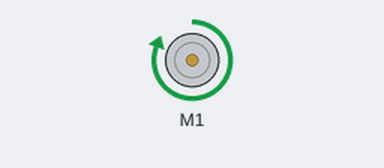
Bench run of a sketch on a simulated Arduino Uno, built with avr-gcc and run on an emulated ATmega328P. On the bench: DC motor (green arrow = forward, orange = backward, longer = faster).

Above: at 0.1 s.
Timing chart, 0 to 1.6 s (numbered marks = the images above):
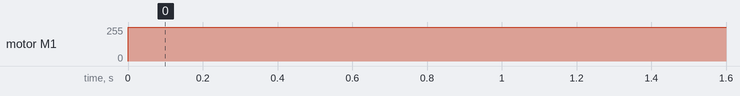

Measured:
- by itself, motor M1: stopped → forward 255/255 at 0.00 s

The sketch:

motor_blank_code.ino
```cpp
#include <Wire.h>
#include <Adafruit_MotorShield.h>
Adafruit_MotorShield AFMS = Adafruit_MotorShield(0x61);
Adafruit_DCMotor *motor1 = AFMS.getMotor(1);
Adafruit_DCMotor *motor2 = AFMS.getMotor(2);
Adafruit_DCMotor *motor3 = AFMS.getMotor(3);
Adafruit_DCMotor *motor4 = AFMS.getMotor(4);
void setup() {
  // put your setup code here, to run once:
  Serial.begin(9600);
  AFMS.begin();
  motor1->setSpeed(255);
}

void loop() {
  // put your main code here, to run repeatedly:

  motor1->run(FORWARD);
}
```
